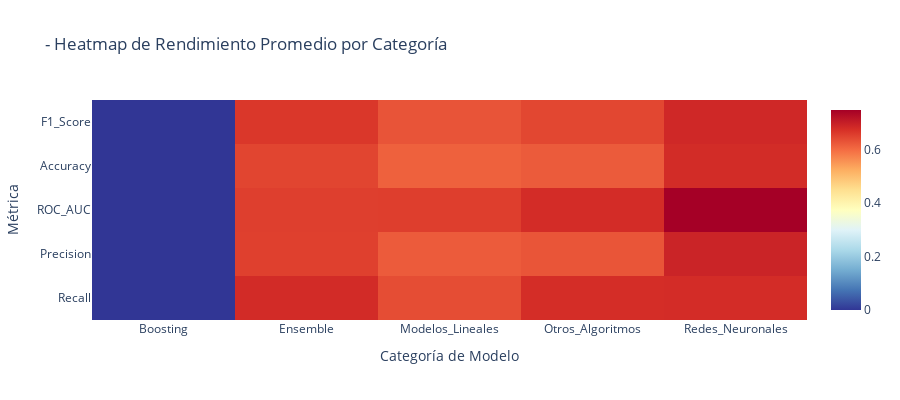

Here is the notebook cell this chart was saved with:
### Markdown cell above
## Análisis Profundo por Categoría

Analizo cada categoría de modelos en detalle.

### Code cell
# Estadísticas por categoría
print("\nESTADÍSTICAS DETALLADAS POR CATEGORÍA")
print("="*80)

stats_categoria = df_completo.groupby('Categoria').agg({
    'F1_Score': ['count', 'mean', 'std', 'min', 'max'],
    'Tiempo_Entrenamiento': ['mean', 'std', 'min', 'max'],
    'ROC_AUC': ['mean', 'max'],
    'Accuracy': ['mean', 'max']
}).round(4)

for categoria in stats_categoria.index:
    print(f"\n- {categoria}:")
    print(f"   Modelos: {int(stats_categoria.loc[categoria, ('F1_Score', 'count')])}")
    print(f"   F1 promedio: {stats_categoria.loc[categoria, ('F1_Score', 'mean')]:.4f} ± {stats_categoria.loc[categoria, ('F1_Score', 'std')]:.4f}")
    print(f"   F1 rango: [{stats_categoria.loc[categoria, ('F1_Score', 'min')]:.4f} - {stats_categoria.loc[categoria, ('F1_Score', 'max')]:.4f}]")
    print(f"   Tiempo promedio: {stats_categoria.loc[categoria, ('Tiempo_Entrenamiento', 'mean')]:.3f}s ± {stats_categoria.loc[categoria, ('Tiempo_Entrenamiento', 'std')]:.3f}s")
    print(f"   ROC-AUC promedio: {stats_categoria.loc[categoria, ('ROC_AUC', 'mean')]:.4f}")
    
    # Mejor modelo de esta categoría
    mejor_categoria = df_completo[df_completo['Categoria'] == categoria].sort_values('F1_Score', ascending=False).iloc[0]
    print(f"   - Mejor: {mejor_categoria['Nombre']} (F1: {mejor_categoria['F1_Score']:.4f})")

# Heatmap de rendimiento por categoría
categoria_metrics = df_completo.groupby('Categoria')[['F1_Score', 'Accuracy', 'ROC_AUC', 'Precision', 'Recall']].mean()

fig_heatmap = px.imshow(
    categoria_metrics.T,
    title='- Heatmap de Rendimiento Promedio por Categoría',
    color_continuous_scale='RdYlBu_r',
    aspect='auto'
)

fig_heatmap.update_layout(
    height=400,
    xaxis_title='Categoría de Modelo',
    yaxis_title='Métrica'
)

fig_heatmap.show()

### Figure 1 — Plotly figure (JSON) as saved in the notebook; plotly's stock layout.template omitted (floating-point values rounded to 4 significant figures)
{"data": [{"coloraxis": "coloraxis", "hovertemplate": "Categoria: %{x}<br>y: %{y}<br>color: %{z}<extra></extra>", "name": "0", "type": "heatmap", "x": ["Boosting", "Ensemble", "Modelos_Lineales", "Otros_Algoritmos", "Redes_Neuronales"], "xaxis": "x", "y": ["F1_Score", "Accuracy", "ROC_AUC", "Precision", "Recall"], "yaxis": "y", "z": [[0.0, 0.6658, 0.6298, 0.6465, 0.6866], [0.0, 0.649, 0.6145, 0.6214, 0.6812], [0.0, 0.656, 0.6575, 0.6803, 0.7492], [0.0, 0.6549, 0.621, 0.6289, 0.6935], [0.0, 0.6823, 0.639, 0.6795, 0.6801]]}], "layout": {"coloraxis": {"colorscale": [[0, "rgb(49,54,149)"], [0.1, "rgb(69,117,180)"], [0.2, "rgb(116,173,209)"], [0.3, "rgb(171,217,233)"], [0.4, "rgb(224,243,248)"], [0.5, "rgb(255,255,191)"], [0.6, "rgb(254,224,144)"], [0.7, "rgb(253,174,97)"], [0.8, "rgb(244,109,67)"], [0.9, "rgb(215,48,39)"], [1, "rgb(165,0,38)"]]}, "height": 400, "title": {"text": "- Heatmap de Rendimiento Promedio por Categoría"}, "xaxis": {"anchor": "y", "domain": [0, 1], "title": {"text": "Categoría de Modelo"}}, "yaxis": {"anchor": "x", "autorange": "reversed", "domain": [0, 1], "title": {"text": "Métrica"}}}}
